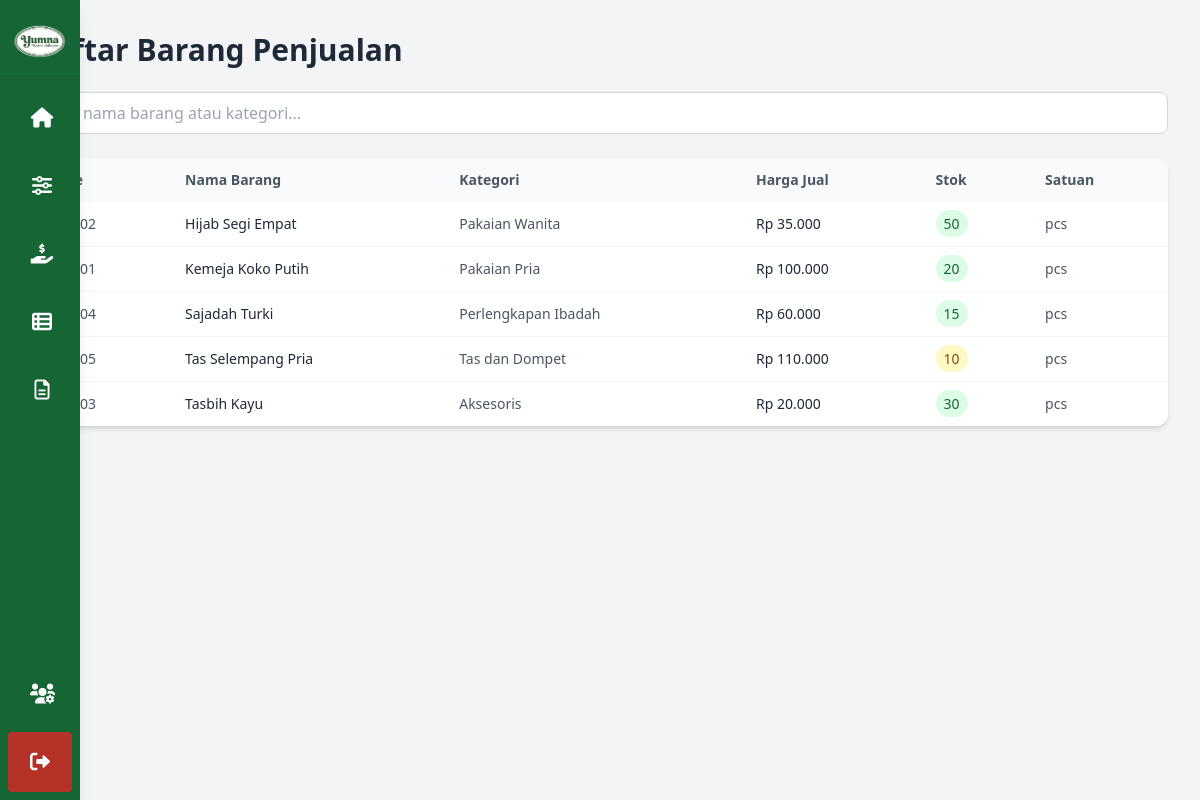
Screenshot of /pages/list_barang_penjualan.php (signed in) with the database file from the repository.
### tables this page shows
CREATE TABLE barang (
    id_barang INT(10) AUTO_INCREMENT PRIMARY KEY,
    id_kategori INT(10) NOT NULL,
    nama_barang VARCHAR(50) NOT NULL,
    harga_beli INT(10) NOT NULL,
    margin DECIMAL(10,2) NOT NULL,
    harga_jual INT(10) NOT NULL,
    stok INT(5) NOT NULL DEFAULT 0,
    satuan_barang VARCHAR(20) NOT NULL,
    FOREIGN KEY (id_kategori) REFERENCES kategori(id_kategori) ON DELETE CASCADE
);

CREATE TABLE kategori (
    id_kategori INT(10) AUTO_INCREMENT PRIMARY KEY,
    kategori_barang VARCHAR(100) NOT NULL
);

### pages/list_barang_penjualan.php (the view, shortened to what this page needs)
<?php
require_once '../config/koneksi.php';
function formatRupiah($angka)
{
    return "Rp " . number_format($angka, 0, ',', '.');
}
$stmt = $pdo->query("SELECT b.*, k.kategori_barang
                    FROM barang b
                    JOIN kategori k ON b.id_kategori = k.id_kategori
                    ORDER BY b.nama_barang");
$barangs = $stmt->fetchAll(PDO::FETCH_ASSOC);
?>
<!DOCTYPE html>
<html lang="id">
<head>
    <script src="https://cdn.tailwindcss.com"></script>
    <link rel="stylesheet" href="https://cdnjs.cloudflare.com/ajax/libs/font-awesome/6.0.0-beta3/css/all.min.css">
</head>
<body class="bg-gray-100">
    <div class="flex">
        <?php include '../includes/sidebar.php'; ?>
        <main class="flex-1 p-8">
            <div class="max-w-7xl mx-auto">
                <header class="flex justify-between items-center mb-6">
                    <h1 class="text-3xl font-bold text-gray-800">Daftar Barang Penjualan</h1>
                </header>
                <div class="mb-6">
                    <div class="flex gap-4">
                        <div class="flex-1">
                            <input type="text"
                                id="searchInput"
                                placeholder="Cari nama barang atau kategori..."
                                class="w-full px-4 py-2 rounded-lg border border-gray-300 focus:outline-none focus:ring-2 focus:ring-green-500">
                        </div>
                    </div>
                </div>
                <div class="bg-white rounded-xl shadow-md overflow-hidden">
                    <div class="overflow-x-auto">
                        <table class="w-full">
                            <thead class="bg-gray-50">
                                <tr>
                                    <th class="px-4 py-3 text-left text-sm font-semibold text-gray-600">Kode</th>
                                    <th class="px-4 py-3 text-left text-sm font-semibold text-gray-600">Nama Barang</th>
                                    <th class="px-4 py-3 text-left text-sm font-semibold text-gray-600">Kategori</th>
                                    <th class="px-4 py-3 text-left text-sm font-semibold text-gray-600">Harga Jual</th>
                                    <th class="px-4 py-3 text-left text-sm font-semibold text-gray-600">Stok</th>
                                    <th class="px-4 py-3 text-left text-sm font-semibold text-gray-600">Satuan</th>
                                </tr>
                            </thead>
                            <tbody class="divide-y divide-gray-100" id="tableBody">
                                <?php if (empty($barangs)): ?>
                                    <tr>
                                        <td colspan="6" class="px-4 py-3 text-center text-gray-500">
                                            Tidak ada data barang
                                        </td>
                                    </tr>
                                <?php else: ?>
                                    <?php foreach ($barangs as $barang): ?>
                                        <tr class="hover:bg-gray-50">
                                            <td class="px-4 py-3 text-sm text-gray-600"><?= str_pad($barang['id_barang'], 6, '0', STR_PAD_LEFT) ?></td>
                                            <td class="px-4 py-3 text-sm font-medium text-gray-800"><?= htmlspecialchars($barang['nama_barang']) ?></td>
                                            <td class="px-4 py-3 text-sm text-gray-600"><?= htmlspecialchars($barang['kategori_barang']) ?></td>
                                            <td class="px-4 py-3 text-sm font-medium text-gray-800"><?= formatRupiah($barang['harga_jual']) ?></td>
                                            <td class="px-4 py-3 text-sm">
                                                <span class="px-2 py-1 text-sm rounded-full <?= $barang['stok'] > 10 ? 'bg-green-100 text-green-800' : ($barang['stok'] > 0 ? 'bg-yellow-100 text-yellow-800' : 'bg-red-100 text-red-800') ?>">
                                                    <?= $barang['stok'] ?>
                                                </span>
                                            </td>
                                            <td class="px-4 py-3 text-sm text-gray-600"><?= htmlspecialchars($barang['satuan_barang']) ?></td>
                                        </tr>
                                    <?php endforeach; ?>
                                <?php endif; ?>
                            </tbody>
                        </table>
                    </div>
                </div>
            </div>
        </main>
    </div>
</body>
</html>

### rows the page displays
barang: nama_barang "Hijab Segi Empat", id_kategori.kategori_barang "Pakaian Wanita", harga_jual "Rp 35.000", stok "50", satuan_barang "pcs"
barang: nama_barang "Kemeja Koko Putih", id_kategori.kategori_barang "Pakaian Pria", harga_jual "Rp 100.000", stok "20", satuan_barang "pcs"
barang: nama_barang "Sajadah Turki", id_kategori.kategori_barang "Perlengkapan Ibadah", harga_jual "Rp 60.000", stok "15", satuan_barang "pcs"
barang: nama_barang "Tas Selempang Pria", id_kategori.kategori_barang "Tas dan Dompet", harga_jual "Rp 110.000", stok "10", satuan_barang "pcs"
barang: nama_barang "Tasbih Kayu", id_kategori.kategori_barang "Aksesoris", harga_jual "Rp 20.000", stok "30", satuan_barang "pcs"
